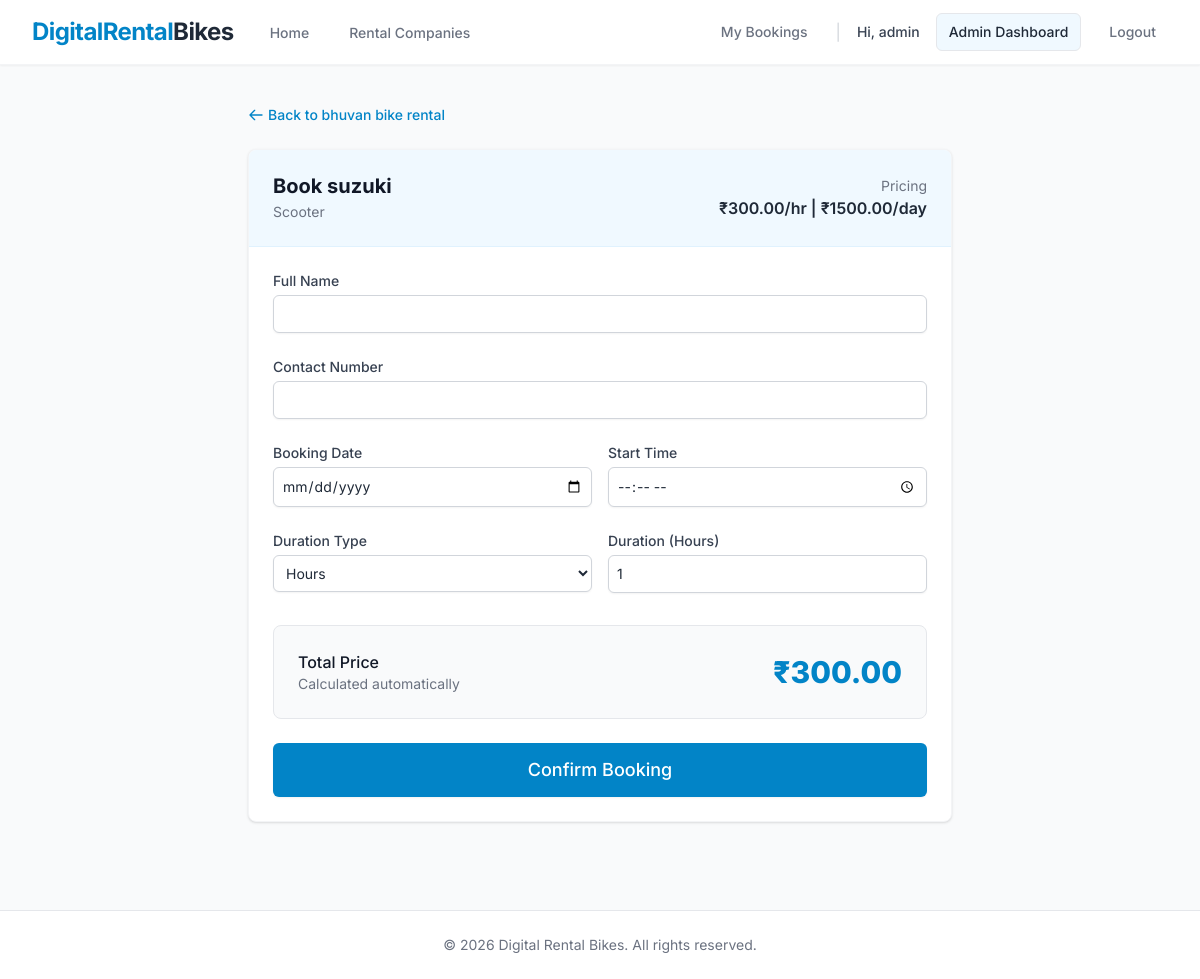
The app's page /bikes/4/book/ (signed in) with its own data.
### core/models.py (models this page shows, shortened)
class Bike(models.Model):
    class BikeType(models.TextChoices):
        SCOOTER = 'Scooter', 'Scooter'
        SPORTS = 'Sports', 'Sports'
        ELECTRIC = 'Electric', 'Electric'
        CRUISER = 'Cruiser', 'Cruiser'
        DIRT = 'Dirt Bike', 'Dirt Bike'
        STANDARD = 'Standard', 'Standard'
    company = models.ForeignKey(Company, on_delete=models.CASCADE, related_name='bikes')
    bike_name = models.CharField(max_length=255)
    bike_type = models.CharField(max_length=50, choices=BikeType.choices)
    price_per_hour = models.DecimalField(max_digits=10, decimal_places=2)
    price_per_day = models.DecimalField(max_digits=10, decimal_places=2)
    is_available = models.BooleanField(default=True)
    image = models.ImageField(upload_to='bikes/', blank=True, null=True)
    latitude = models.DecimalField(max_digits=9, decimal_places=6, null=True, blank=True)
    longitude = models.DecimalField(max_digits=9, decimal_places=6, null=True, blank=True)
    created_at = models.DateTimeField(auto_now_add=True)

class Company(models.Model):
    user = models.OneToOneField(User, on_delete=models.CASCADE, related_name='vendor_company', null=True, blank=True)
    name = models.CharField(max_length=255)
    location = models.CharField(max_length=255)
    contact = models.CharField(max_length=50)
    description = models.TextField(blank=True, null=True)
    upi_qr_image = models.ImageField(upload_to='upi_qr/', blank=True, null=True)
    created_at = models.DateTimeField(auto_now_add=True)

### core/views.py (the view, shortened to what this page needs)
# urls.py: path('bikes/<int:bike_id>/book/', views.book_bike, name='book_bike'),
@login_required(login_url='login')
@transaction.atomic
def book_bike(request, bike_id):
    bike = get_object_or_404(Bike, id=bike_id)
    if not (request.user.is_staff or request.user.is_superuser):
        if not hasattr(request.user, 'profile') or not request.user.profile.identity_verified:
            messages.warning(request, "You must complete your identity verification before you can book a bike.")
            return redirect('verify_identity')
    if not bike.is_available:
        messages.error(request, "This bike is currently not available.")
        return redirect('company_detail', company_id=bike.company.id)
    return render(request, 'core/book_bike.html', {'bike': bike})

### core/templates/core/book_bike.html (shortened to what this page needs)
{% extends 'base.html' %}
{% block content %}
<div class="max-w-3xl mx-auto px-4 sm:px-6 lg:px-8 py-10">
    <div class="mb-6 flex items-center">
        <a href="{% url 'company_detail' bike.company.id %}" class="text-brand-600 hover:text-brand-800 text-sm font-medium flex items-center">
            <svg class="mr-1 h-4 w-4" fill="none" viewBox="0 0 24 24" stroke="currentColor">
                <path stroke-linecap="round" stroke-linejoin="round" stroke-width="2" d="M10 19l-7-7m0 0l7-7m-7 7h18" />
            </svg>
            Back to {{ bike.company.name }}
        </a>
    </div>
    <div class="bg-white shadow rounded-lg border border-gray-100 overflow-hidden">
        <div class="px-4 py-5 sm:p-6 bg-brand-50 border-b border-brand-100 flex items-center justify-between">
            <div>
                <h3 class="text-xl leading-6 font-bold text-gray-900">Book {{ bike.bike_name }}</h3>
                <p class="mt-1 max-w-2xl text-sm text-gray-500">{{ bike.bike_type }}</p>
            </div>
            <div class="text-right">
                <div class="text-sm text-gray-500">Pricing</div>
                <div class="text-brand-700 font-semibold" id="displayed-rates">
                    ₹{{ bike.price_per_hour }}/hr | ₹{{ bike.price_per_day }}/day
                </div>
            </div>
        </div>
        <form action="" method="POST" class="px-4 py-5 sm:p-6" id="booking-form">
            <div class="grid grid-cols-1 gap-y-6 gap-x-4 sm:grid-cols-2">
                <div class="sm:col-span-2">
                    <label for="user_name" class="block text-sm font-medium text-gray-700">Full Name</label>
                    <div class="mt-1">
                        <input type="text" name="user_name" id="user_name" required class="shadow-sm focus:ring-brand-500 focus:border-brand-500 block w-full sm:text-sm border-gray-300 rounded-md p-2 border">
                    </div>
                </div>
                <div class="sm:col-span-2">
                    <label for="user_contact" class="block text-sm font-medium text-gray-700">Contact Number</label>
                    <div class="mt-1">
                        <input type="text" name="user_contact" id="user_contact" required class="shadow-sm focus:ring-brand-500 focus:border-brand-500 block w-full sm:text-sm border-gray-300 rounded-md p-2 border">
                    </div>
                </div>
                <div>
                    <label for="booking_date" class="block text-sm font-medium text-gray-700">Booking Date</label>
                    <div class="mt-1">
                        <input type="date" name="booking_date" id="booking_date" required class="shadow-sm focus:ring-brand-500 focus:border-brand-500 block w-full sm:text-sm border-gray-300 rounded-md p-2 border">
                    </div>
                </div>
                <div>
                    <label for="start_time" class="block text-sm font-medium text-gray-700">Start Time</label>
                    <div class="mt-1">
                        <input type="time" name="start_time" id="start_time" required class="shadow-sm focus:ring-brand-500 focus:border-brand-500 block w-full sm:text-sm border-gray-300 rounded-md p-2 border">
                    </div>
                </div>
                <div>
                    <label for="duration_type" class="block text-sm font-medium text-gray-700">Duration Type</label>
                    <div class="mt-1">
                        <select name="duration_type" id="duration_type" class="shadow-sm focus:ring-brand-500 focus:border-brand-500 block w-full sm:text-sm border-gray-300 rounded-md p-2 border bg-white">
                            <option value="Hours">Hours</option>
                        </select>
                    </div>
                </div>
                <div>
                    <label for="duration_value" class="block text-sm font-medium text-gray-700">Duration (<span id="duration-label">Hours</span>)</label>
                    <div class="mt-1">
                        <input type="number" name="duration_value" id="duration_value" min="1" value="1" required class="shadow-sm focus:ring-brand-500 focus:border-brand-500 block w-full sm:text-sm border-gray-300 rounded-md p-2 border">
                    </div>
                </div>
            </div>
            <div class="mt-8 bg-gray-50 rounded-lg p-6 border border-gray-200">
                <div class="flex items-center justify-between">
                    <div>
                        <h4 class="text-base font-medium text-gray-900">Total Price</h4>
                        <p class="text-sm text-gray-500">Calculated automatically</p>
                    </div>
                    <div>
                        <span class="text-3xl font-extrabold text-brand-600" id="total_price_display">₹0.00</span>
                    </div>
                </div>
            </div>
            <div class="mt-6">
                <button type="submit" class="w-full flex justify-center py-3 px-4 border border-transparent rounded-md shadow-sm text-lg font-medium text-white bg-brand-600 hover:bg-brand-700 focus:outline-none focus:ring-2 focus:ring-offset-2 focus:ring-brand-500 transition-colors">
                    Confirm Booking
                </button>
            </div>
        </form>
    </div>
</div>
{% endblock %}

### templates/base.html (shortened to what this page needs)
<!DOCTYPE html>
<html lang="en">
<head>
    <script src="https://cdn.tailwindcss.com"></script>
</head>
<body class="bg-gray-50 flex flex-col min-h-screen text-gray-800">
    <nav class="bg-white shadow-sm border-b border-gray-100 sticky top-0 z-50">
        <div class="max-w-7xl mx-auto px-4 sm:px-6 lg:px-8">
            <div class="flex justify-between h-16">
                <div class="flex">
                    <div class="flex-shrink-0 flex items-center">
                        <a href="{% url 'home' %}" class="text-2xl font-bold text-brand-600 tracking-tight">DigitalRental<span class="text-gray-800">Bikes</span></a>
                    </div>
                    <div class="hidden sm:ml-8 sm:flex sm:space-x-8">
                        <a href="{% url 'home' %}" class="border-transparent text-gray-500 hover:border-brand-500 hover:text-brand-600 inline-flex items-center px-1 pt-1 border-b-2 text-sm font-medium transition-colors">Home</a>
                        <a href="{% url 'companies' %}" class="border-transparent text-gray-500 hover:border-brand-500 hover:text-brand-600 inline-flex items-center px-1 pt-1 border-b-2 text-sm font-medium transition-colors">Rental Companies</a>
                    </div>
                </div>
                <div class="hidden sm:ml-6 sm:flex sm:items-center space-x-4">
                    {% if user.is_authenticated %}
                        <a href="{% url 'user_dashboard' %}" class="text-gray-500 hover:text-brand-600 px-3 py-2 rounded-md text-sm font-medium transition-colors">My Bookings</a>
                        <span class="text-gray-300">|</span>
                        <span class="text-gray-700 text-sm font-medium mr-4">Hi, {{ user.username }}</span>
                        {% if user.is_staff %}
                            <a href="{% url 'admin_dashboard' %}" class="bg-brand-50 text-brand-700 hover:bg-brand-100 px-3 py-2 rounded-md text-sm font-medium transition-colors border border-brand-200">Admin Dashboard</a>
                        {% endif %}
                        <form method="post" action="{% url 'logout' %}" class="inline">
                            <button type="submit" class="text-gray-500 hover:text-red-600 px-3 py-2 rounded-md text-sm font-medium transition-colors">Logout</button>
                        </form>
                    {% endif %}
                </div>
            </div>
        </div>
    </nav>
    <main class="flex-grow">
        {% block content %}
        {% endblock %}
    </main>
    <footer class="bg-white border-t border-gray-200 mt-12">
        <div class="max-w-7xl mx-auto py-6 px-4 sm:px-6 lg:px-8">
            <p class="text-center text-sm text-gray-500">
                &copy; {{ current_year|default:"2026" }} Digital Rental Bikes. All rights reserved.
            </p>
        </div>
    </footer>
</body>
</html>

### templates/base.html (style rules this page uses)
body { font-family: 'Inter', sans-serif; }

### records on screen
Bike: company.name "bhuvan bike rental", bike_name "suzuki", bike_type "Scooter", price_per_hour "300.00", price_per_day "1500.00"

### other values on screen
{{ user.username }} "admin"
{{ current_year|default:"2026" }} "2026"
